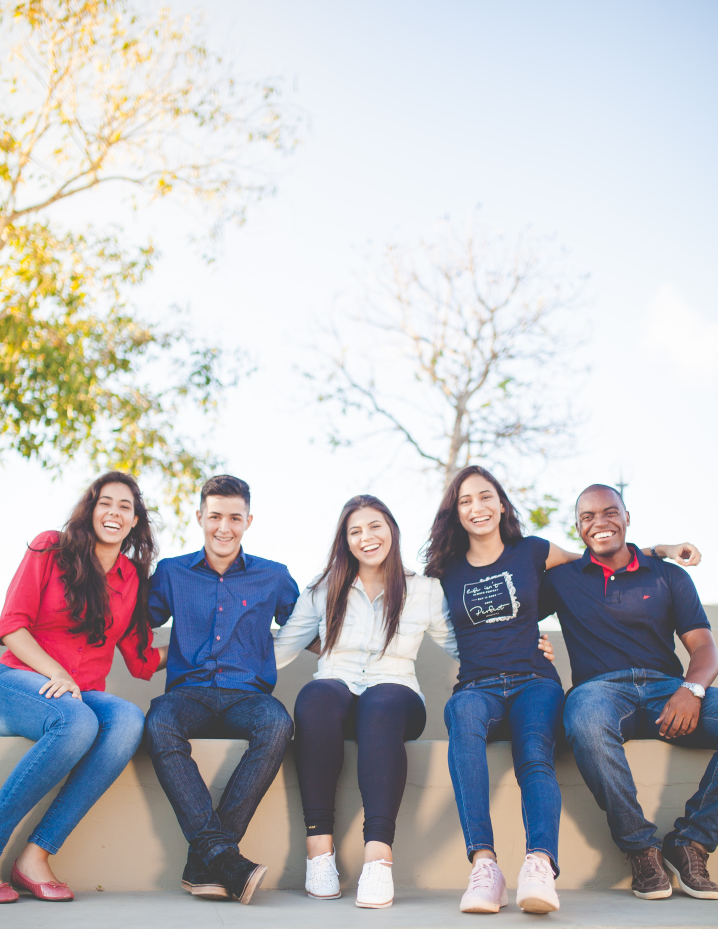
#> input picture Face Detection (OpenCV) - Computer Vision/test image.jpg, 3589 x 4641 px (shown at 1/5 size)
$ jupyter execute 'Face Detection (OpenCV) - Computer Vision.ipynb'   (shell and % lines are left out)
#> lines starting #> are read from the running program, lines starting #| are printed output that depends on the picture; after the words box and inside, x2 and y2 are one past the last pixel; in counts of white or black regions, pixels touching at a corner belong together
[cell 1]
# !pip install opencv-python

## Import Modules

[cell 2]
import cv2
import matplotlib.pyplot as plt

## HAAR Cascade File Path

[cell 3]
face_cascade = cv2.CascadeClassifier(cv2.data.haarcascades+'haarcascade_frontalface_default.xml')

## Load the Image

[cell 4]
image = cv2.imread('test image.jpg')
#> image is the input picture: shape (4641, 3589, 3); mean B, G, R 190.4, 186.2, 187.3
# convert to rgb
img_rgb = cv2.cvtColor(image, cv2.COLOR_BGR2RGB)
plt.imshow(img_rgb)

[cell 5]
# resize the image
image = cv2.resize(image, (400, 600))
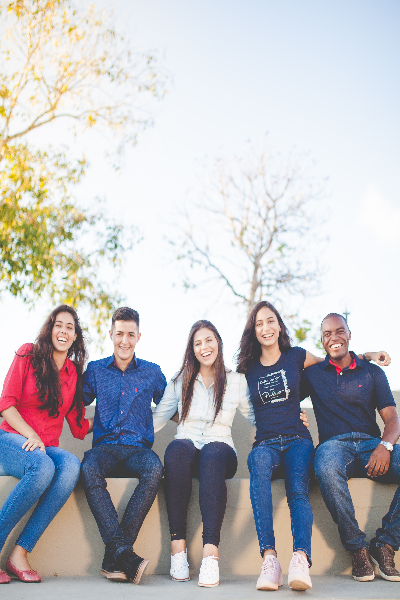
#> image: shape (600, 400, 3); mean B, G, R 190.3, 186.1, 187.2

[cell 6]
# convert to gray scale image
gray = cv2.cvtColor(image, cv2.COLOR_BGR2GRAY)
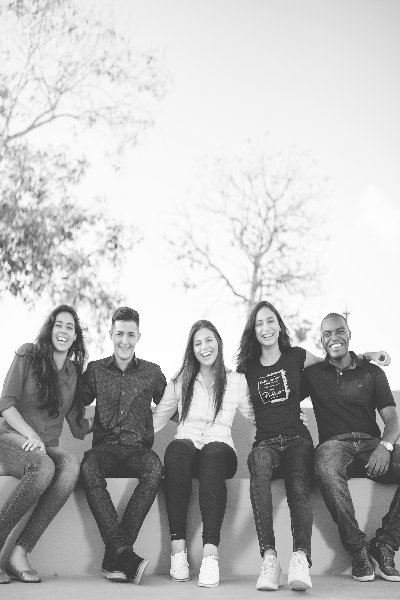
#> gray: shape (600, 400); min 44, max 255, mean 186.9
plt.imshow(gray, cmap='gray')

## Detect Faces

[cell 7]
faces = face_cascade.detectMultiScale(gray)
#> faces = [[49, 314, 32, 32], [188, 330, 33, 33], [50, 341, 31, 31], [249, 309, 34, 34], [109, 322, 32, 32]]

[cell 8]
len(faces)
#> Out = 5

[cell 9]
# diplay the faces in the image
for (x, y, w, h) in faces:
    cv2.rectangle(image, (x, y), (x+w, y+h), (0, 255, 0), 2)
#> this loop made 5 passes
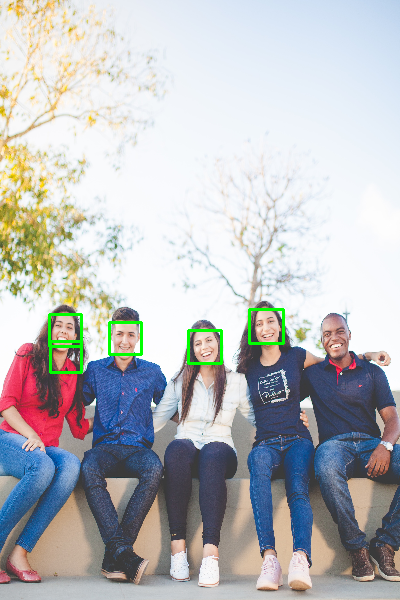
#> image: shape (600, 400, 3); 0.78% of pixels changed, all inside (x1, y1, x2, y2) = (48, 308, 285, 374)
cv2.imshow("Faces ",image)
cv2.waitKey(0)
#> Out = 27
